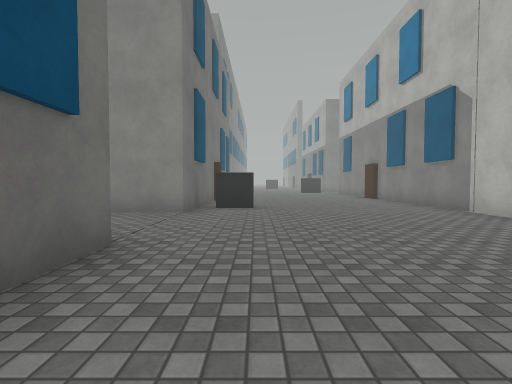
View 1 (above)

21 first-person views from a walk through a 3-D level made in the Unity game engine. The camera is 1.2 m above the floor, tilts 2° down and sees 85° across. The floor is counted in squares, 2 m on a side. Each view is taken from the middle of a square. On the plan, view 1 faces up. The plan holds only what a view shows up to about 9 squares ahead; the rest is blank. The place goes on beyond the plan. The player is left out. Surface patterns are stand-ins for the level's own textures.

View 2
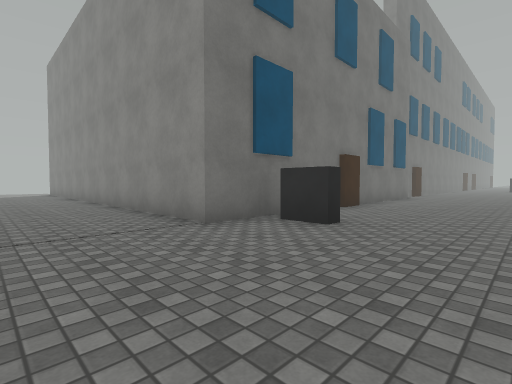

View 3
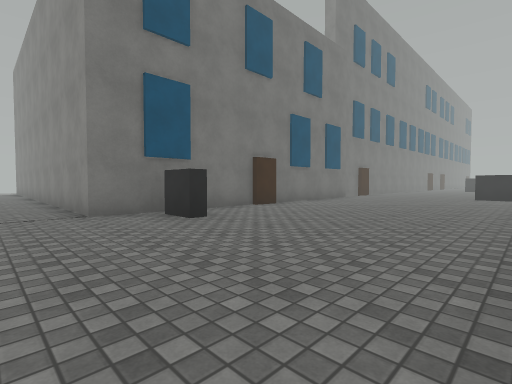

View 4
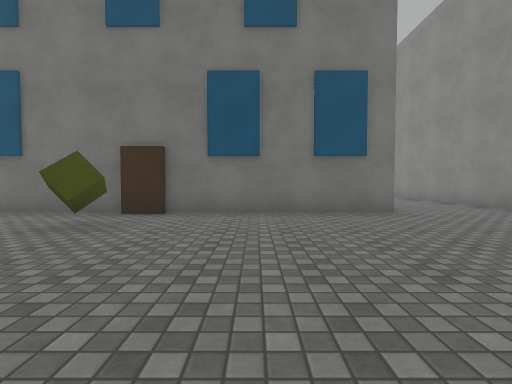

View 5
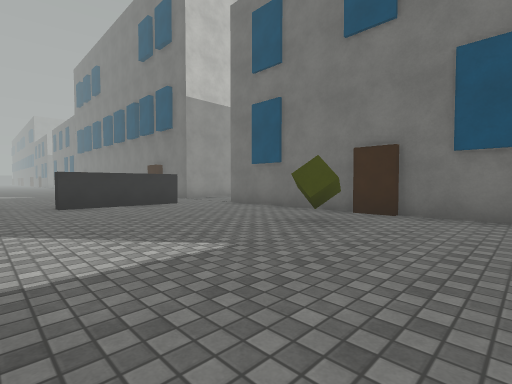

View 6
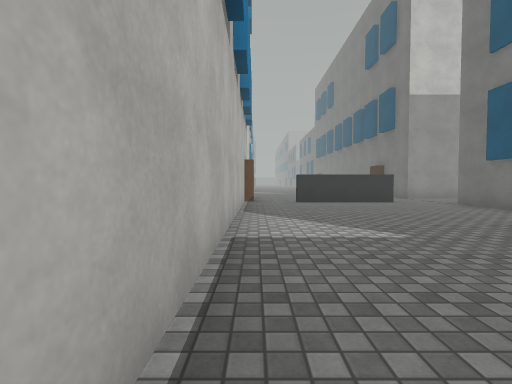

View 7
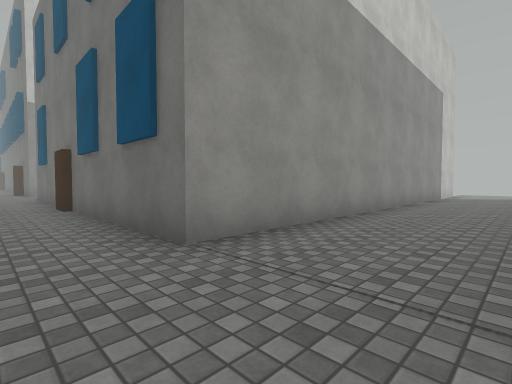

View 8
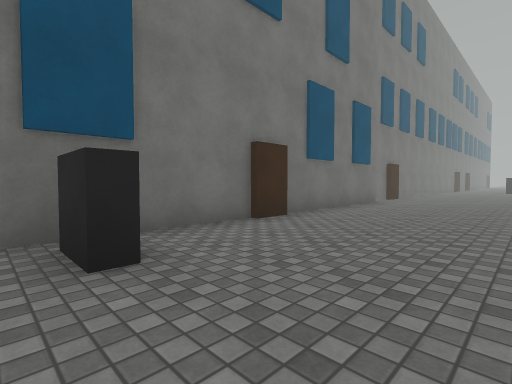

View 9
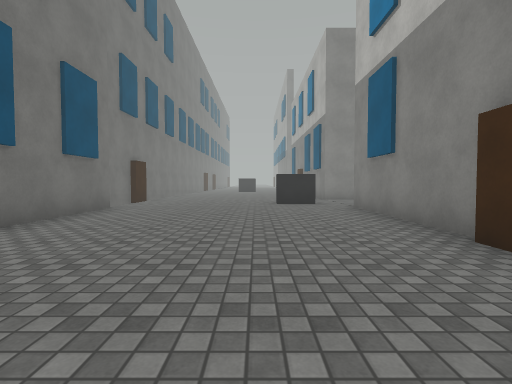

View 10
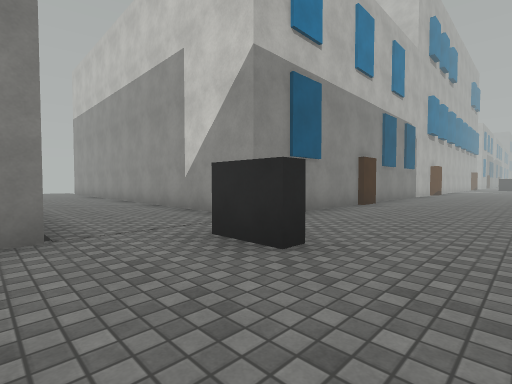

View 11
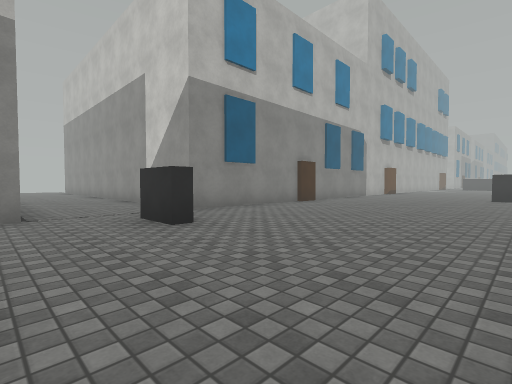

View 12
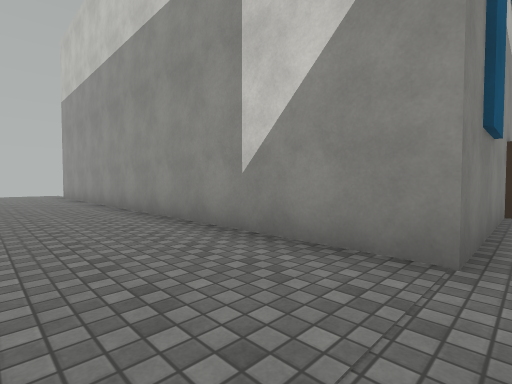

View 13
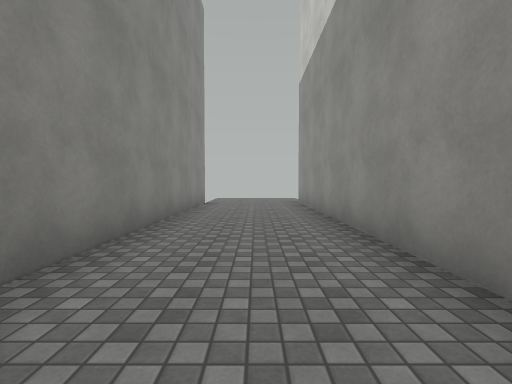

View 14
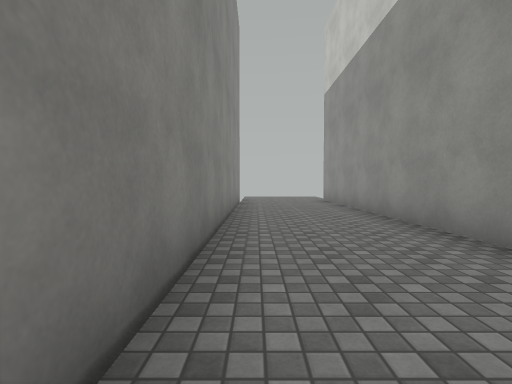

View 15
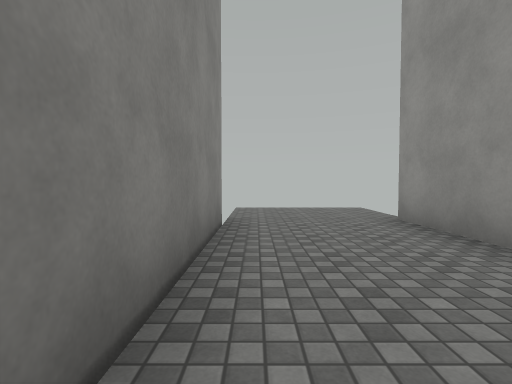

View 16
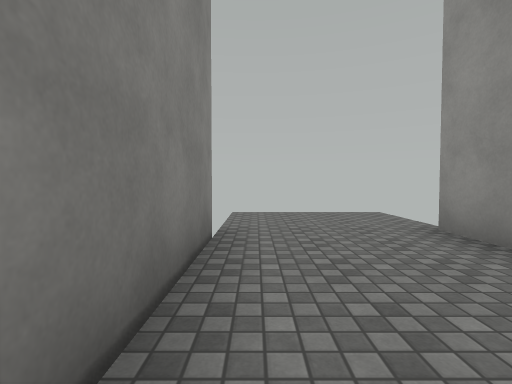

View 17
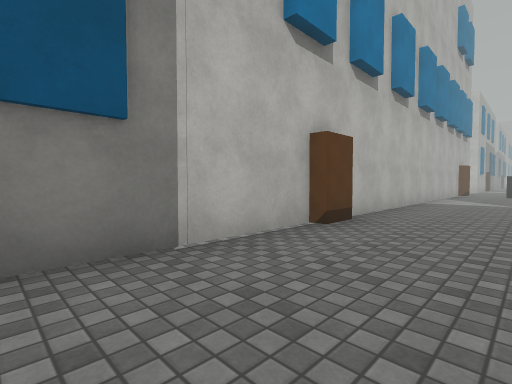

View 18
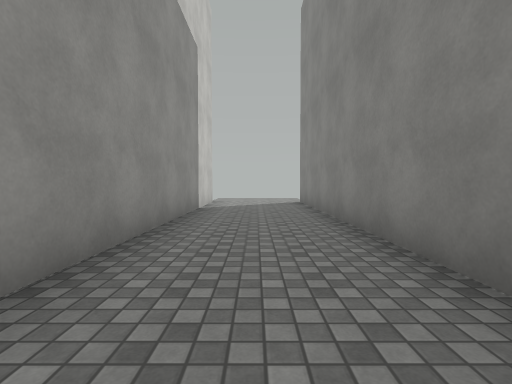

View 19
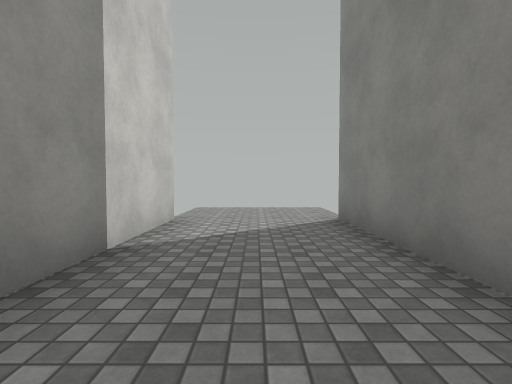

View 20
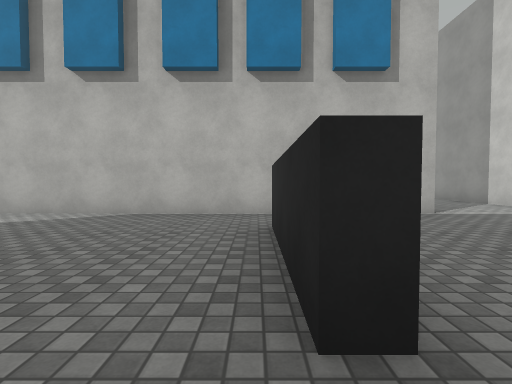

View 21
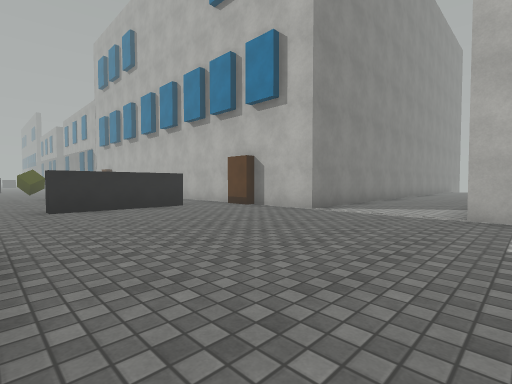

### Floor plan
Points are (right, up) in squares from view 1. A wall is a line through its corners. A room is listed if a view was taken in it or the views show most of it. See-through windows are left out.
Room 1 (views 1, 2, 3, 4, 5, 6, 7, 8, 9, 10, 11, 12, 13, 14, 15, 16, 17, 18, 19, 20)
walls: (-1.4, 14.5) (-1.4, 5.3) (-13.6, 5.3); (-1.9, 16.4) (-1.9, 15.4); (0, -7.6) (0, -7.2) (2.8, -7.2); (-13.5, 2.7) (-1.4, 2.7) (-1.4, -6.5); (4.4, -7.4) (4.4, 14.7) (16.5, 14.7); (16.5, 17.5) (7.5, 17.5)
ways out: opening at (-1, -8) to room 2; opening at (3.5, -8) to room 2
objects: other object (-2, -2); other object (-2, 10); other object (-2, 17); block (-1, 7) to (0, 7); block (3, 16); other object (4, 3); other object (4, 10)
Room 2 (view 21)
walls: (5.8, -13.3) (8, -13.3); (4.4, -13.9) (4.4, -13.2); (8.2, -10.4) (4.4, -10.4) (4.4, -7.4); (2.8, -7.2) (2.8, -7.6) (0, -7.6)
ways out: opening at (-1, -8) to room 1; opening at (3.5, -8) to room 1
objects: other object (4, -8)

Positions as (right, up) in squares from view 1, and headings:
1: (0, 0), facing up
2: (2, 3), facing up-left
3: (4, 4), facing up-left
4: (4, 0), facing left
5: (4, 0), facing down-left
6: (4, 1), facing down
7: (0, 5), facing down-left
8: (2, 6), facing up-left
9: (2, 8), facing up
10: (1, 18), facing down-right
11: (-1, 18), facing down-right
12: (4, 17), facing down-right
13: (8, 16), facing right
14: (7, 17), facing right
15: (12, 17), facing right
16: (13, 17), facing right
17: (2, 7), facing down-right
18: (-5, 4), facing left
19: (-9, 4), facing left
20: (-1, -7), facing right
21: (-1, -14), facing up-right
